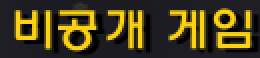
#> input picture dist/PyNOX/src/image_search/10.비공개게임.png, 130 x 29 px (shown 2 times larger)
$ python -i ocr.py   (imports and definitions only)
#> lines starting #> are read from the running program, lines starting #| are printed output that depends on the picture; after the words box and inside, x2 and y2 are one past the last pixel; in counts of white or black regions, pixels touching at a corner belong together
#> further down, picture is the input picture: shape (29, 130, 3); mean B, G, R 25.2, 64.1, 73.1
"""
utils/ocr.py — OCR 유틸리티 (Tesseract)
"""
import os
import sys

import cv2
import numpy as np
import pytesseract
from PIL import ImageGrab, Image


# ── Tesseract 경로 초기화 ────────────────────────────────────────────────────
def _base_dir() -> str:
    if getattr(sys, "frozen", False):
        return os.path.dirname(sys.executable)   # exe 옆 폴더
    return os.path.dirname(os.path.dirname(os.path.abspath(__file__)))


_TESS_PATHS = [
    os.path.join(_base_dir(), "Tesseract-OCR", "tesseract.exe"),
    r"C:\Program Files\Tesseract-OCR\tesseract.exe",
    r"C:\Program Files (x86)\Tesseract-OCR\tesseract.exe",
]


# [10 lines left out: function _apply_tess_path, not called in this run]


# [4 lines not run here, left out]


# [9 lines left out: function _ensure_tesseract, not called in this run]

# 사냥반경 OCR 하드코딩 스크린 좌표
_HUNT_RADIUS_FHD_BBOX = (440, 340, 487, 364)   # FHD 풀스크린
_HUNT_RADIUS_WIN_BBOX = (758, 508, 809, 536)   # 창모드


def _best_contrast_channel(img: np.ndarray) -> np.ndarray:
    """BGRA/BGR → 대비(std)가 가장 높은 단일 채널 반환."""
    if img.ndim == 2:
        return img
    channels = [img[:, :, i] for i in range(min(3, img.shape[2]))]
#> channels = 3 items
    return max(channels, key=lambda c: float(c.std()))
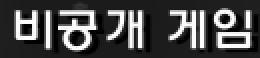
#> returned value: shape (29, 130) (shown 2 times larger); min 0, max 252, mean 73.1


def _ocr_preprocess(img: np.ndarray) -> Image.Image:
    """공통 OCR 전처리: 최고 대비 채널 → 3x LANCZOS4 → GaussianBlur → OTSU 이진화"""
    gray = _best_contrast_channel(img)
    gray = cv2.resize(gray, None, fx=3, fy=3, interpolation=cv2.INTER_LANCZOS4)
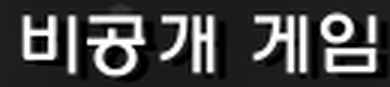
#> gray: shape (87, 390); min 0, max 255, mean 72.3
    gray = cv2.GaussianBlur(gray, (3, 3), 0)
    _, thresh = cv2.threshold(gray, 0, 255, cv2.THRESH_BINARY + cv2.THRESH_OTSU)
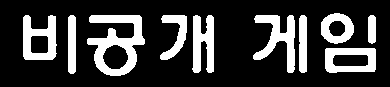
#> thresh: shape (87, 390); 22.9% white; 10 white regions, largest, box (x1, y1, x2, y2) and area: (87, 15, 145, 76) 1699, (253, 15, 295, 73) 1066, (23, 15, 57, 60) 946
    return Image.fromarray(thresh)


# [42 lines left out: functions _kor_available, _ocr_hunt_radius, not called in this run]


# public alias
ocr_hunt_radius = _ocr_hunt_radius


# [20 lines left out: function ocr_text, not called in this run]

>>> import cv2
>>> picture = cv2.imread('../image_search/10.비공개게임.png')
>>> result = _ocr_preprocess(picture)

$ run again, on dist/PyNOX/src/image_search/14.인게임체크.png
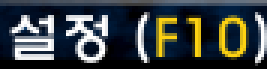
#> input picture dist/PyNOX/src/image_search/14.인게임체크.png, 89 x 23 px (shown 3 times larger)
#> picture is the input picture: shape (23, 89, 3); mean B, G, R 66.2, 65.9, 59.6
#> channels = 3 items
#> in _ocr_preprocess, `gray = cv2.resize(gray, None, fx=3, fy=3, interpolation=cv2.INTER_LANC..`:
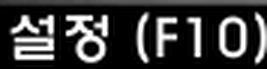
#> gray: shape (69, 267); min 0, max 255, mean 60
#> in _ocr_preprocess, `_, thresh = cv2.threshold(gray, 0, 255, cv2.THRESH_BINARY + cv2.THRESH..`:
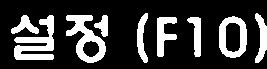
#> thresh: shape (69, 267); 22.7% white; 9 white regions, largest, box (x1, y1, x2, y2) and area: (14, 15, 54, 60) 889, (66, 15, 106, 63) 846, (219, 16, 247, 58) 622
